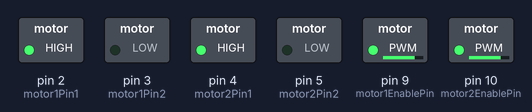
This sketch was run on a simulated Arduino Uno, built with avr-gcc and run on an emulated ATmega328P. Shown: switched loads named in the sketch (green lamp = pin HIGH).

Above: at 0.05 s.
At 6.0 s:
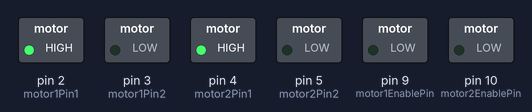
Timing chart, 0 to 6.9 s (numbered marks = the images above):
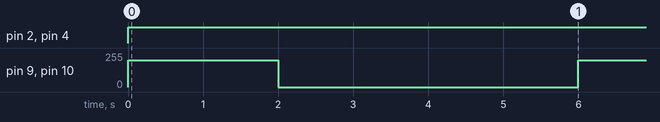

Measured:
- by itself, pin 2 (motor1Pin1), pin 4 (motor2Pin1): LOW → HIGH at 0.00 s
- by itself, pin 9 (motor1EnablePin), pin 10 (motor2EnablePin): alternates 200/255 for 2.0 s and 0/255 for 4.0 s

The sketch:

L298n.ino
```cpp
#define motor1Pin1 2
#define motor1Pin2 3
#define motor1EnablePin 9 // PWM Pin

#define motor2Pin1 4
#define motor2Pin2 5
#define motor2EnablePin 10 // PWM Pin

void setup() {
  // Initialize motor control pins as outputs
  pinMode(motor1Pin1, OUTPUT);
  pinMode(motor1Pin2, OUTPUT);
  pinMode(motor1EnablePin, OUTPUT);

  pinMode(motor2Pin1, OUTPUT);
  pinMode(motor2Pin2, OUTPUT);
  pinMode(motor2EnablePin, OUTPUT);
}

void loop() {
  // Set motor direction and speed
  // Motor 1 forward
  digitalWrite(motor1Pin1, HIGH);
  digitalWrite(motor1Pin2, LOW);
  analogWrite(motor1EnablePin, 200); // Adjust PWM value for speed control

  // Motor 2 forward
  digitalWrite(motor2Pin1, HIGH);
  digitalWrite(motor2Pin2, LOW);
  analogWrite(motor2EnablePin, 200); // Adjust PWM value for speed control

  delay(2000); // Run motors for 1 second

  // Stop motors
  digitalWrite(motor1EnablePin, LOW);
  digitalWrite(motor2EnablePin, LOW);

  delay(4000); // Wait for 1 second before next operation
}
```
